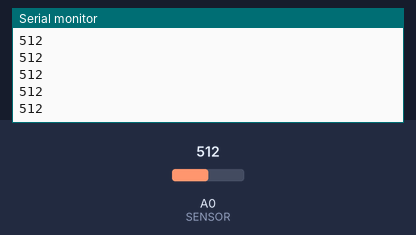
The sketch below on a simulated Arduino Uno, built with avr-gcc and run on an emulated ATmega328P. On the bench: the last lines printed to the serial monitor. The inputs (shaded band) are chosen by the test bench; at power-on: A0 (SENSOR) = 512.

Above: at 1.2 s.
1.3 s: A0 (SENSOR) set to 716
At 1.31 s:
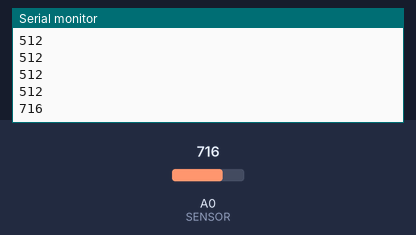
2.8 s: A0 (SENSOR) set to 900
At 2.81 s:
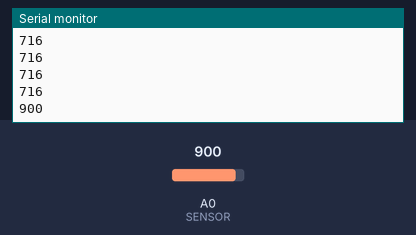
Timing chart, 0 to 5.8 s (numbered marks = the images above; inputs shaded):
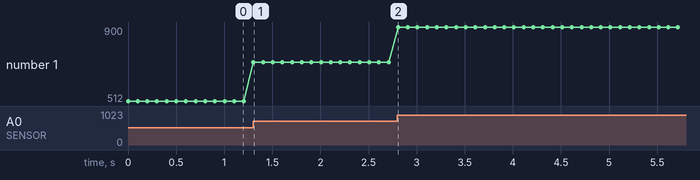

The sketch:

IRRecevier_Transmitter_test.ino
```cpp
const int SENSOR = A0;

void setup() {
  Serial.begin(9600);
}

void loop() {
  int value = analogRead(SENSOR);
  Serial.println(value);
  delay(100);
}
```

Measured:
- after the input at 1.3 s, the serial monitor: prints a new line at once (image 1)
- after the input at 2.8 s, the serial monitor: prints a new line at once (image 2)
- plotted number 1: 512 → 716 after the input at 1.3 s, 716 → 900 after the input at 2.8 s
